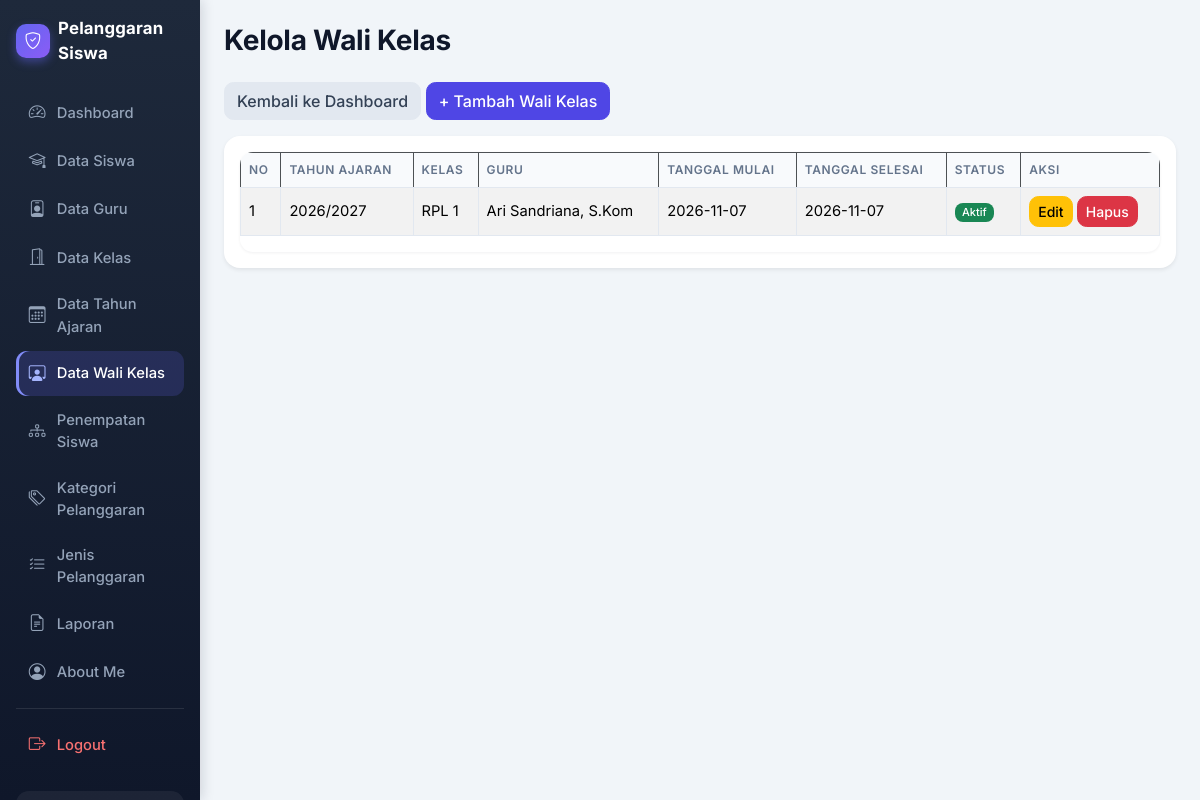
The app's page /kelola_wali_kelas.php (signed in) with its own data.
### tables this page shows
CREATE TABLE `t_wali_kelas` (
  `id` int(11) NOT NULL,
  `tahun_ajaran_id` int(11) DEFAULT NULL,
  `kelas_id` int(11) DEFAULT NULL,
  `guru_id` int(11) DEFAULT NULL,
  `tanggal_mulai` date NOT NULL,
  `tanggal_selesai` date NOT NULL,
  `status_aktif` tinyint(1) NOT NULL,
  `created_at` timestamp NOT NULL DEFAULT current_timestamp() ON UPDATE current_timestamp(),
  `updated_at` timestamp NOT NULL DEFAULT current_timestamp()
);

CREATE TABLE `t_tahun_ajaran` (
  `id` int(11) NOT NULL,
  `nama` varchar(20) DEFAULT NULL,
  `tanggal_mulai` date NOT NULL,
  `tanggal_selesai` date NOT NULL,
  `status_aktif` tinyint(1) NOT NULL,
  `created_at` timestamp NOT NULL DEFAULT current_timestamp(),
  `updated_at` timestamp NOT NULL DEFAULT current_timestamp()
);

CREATE TABLE `t_kelas` (
  `id` int(11) NOT NULL,
  `nama` varchar(100) DEFAULT NULL,
  `tingkat` varchar(20) NOT NULL,
  `jurusan` varchar(100) NOT NULL,
  `status_aktif` tinyint(1) NOT NULL,
  `created_at` timestamp NOT NULL DEFAULT current_timestamp(),
  `updated_at` timestamp NOT NULL DEFAULT current_timestamp()
);

CREATE TABLE `t_guru` (
  `id` int(11) NOT NULL,
  `nip` varchar(30) NOT NULL,
  `nama` varchar(150) DEFAULT NULL,
  `email` varchar(150) NOT NULL,
  `status_aktif` tinyint(1) NOT NULL,
  `user_id` int(11) NOT NULL,
  `created_at` timestamp NOT NULL DEFAULT current_timestamp(),
  `updated_at` timestamp NOT NULL DEFAULT current_timestamp()
);

### kelola_wali_kelas.php (the view, shortened to what this page needs)
<?php
include 'config/koneksi.php';
include_once 'includes/helper.php';
$sql = "SELECT
            w.*,
            t.nama AS nama_tahun_ajaran,
            k.nama AS nama_kelas,
            g.nama AS nama_guru
        FROM t_wali_kelas w
        LEFT JOIN t_tahun_ajaran t ON w.tahun_ajaran_id = t.id
        LEFT JOIN t_kelas k ON w.kelas_id = k.id
        LEFT JOIN t_guru g ON w.guru_id = g.id
        ORDER BY w.id DESC";
$hasil = mysqli_query($koneksi, $sql);
?>
<!DOCTYPE html>
<html lang="id">
<head>
    <link href="https://cdn.jsdelivr.net/npm/bootstrap@5.3.8/dist/css/bootstrap.min.css"
          rel="stylesheet">
    <link href="https://cdn.datatables.net/2.3.4/css/dataTables.bootstrap5.min.css"
          rel="stylesheet">
</head>
<body>
<div class="container-fluid">
    <div class="row">
        <?php include 'layout/sidebar.php'; ?>
        <main class="col-md-9 col-lg-10 p-4">
            <h1 class="mb-4">Kelola Wali Kelas</h1>
            <div class="mb-3">
                <a href="dashboard.php" class="btn btn-secondary">
                    Kembali ke Dashboard
                </a>
                <a href="tambah_wali_kelas.php" class="btn btn-primary">
                    + Tambah Wali Kelas
                </a>
            </div>
            <div class="card shadow-sm">
                <div class="card-body">
                    <div class="table-responsive">
                        <table id="tabelWaliKelas"
                               class="table table-striped table-bordered table-hover align-middle w-100">
                            <thead class="table-dark">
                                <tr>
                                    <th>No</th>
                                    <th>Tahun Ajaran</th>
                                    <th>Kelas</th>
                                    <th>Guru</th>
                                    <th>Tanggal Mulai</th>
                                    <th>Tanggal Selesai</th>
                                    <th>Status</th>
                                    <th>Aksi</th>
                                </tr>
                            </thead>
                            <tbody>
                            <?php $no = 1; while ($row = mysqli_fetch_assoc($hasil)) { ?>
                                <tr>
                                    <td><?= $no++; ?></td>
                                    <td>
                                        <?php echo htmlspecialchars($row['nama_tahun_ajaran'] ?? '-'); ?>
                                    </td>
                                    <td>
                                        <?php echo htmlspecialchars($row['nama_kelas'] ?? '-'); ?>
                                    </td>
                                    <td>
                                        <?php echo htmlspecialchars($row['nama_guru'] ?? '-'); ?>
                                    </td>
                                    <td>
                                        <?php echo htmlspecialchars($row['tanggal_mulai'] ?? ''); ?>
                                    </td>
                                    <td>
                                        <?php echo htmlspecialchars($row['tanggal_selesai'] ?? ''); ?>
                                    </td>
                                    <td>
                                        <?= badge_status($row['status_aktif']) ?>
                                    </td>
                                    <td>
                                        <a href="edit_wali_kelas.php?id=<?php echo urlencode($row['id']); ?>"
                                           class="btn btn-warning btn-sm">
                                            Edit
                                        </a>
                                        <a href="hapus_wali_kelas.php?id=<?php echo urlencode($row['id']); ?>"
                                           class="btn btn-danger btn-sm"
                                           onclick="return confirm('Yakin ingin menghapus data wali kelas ini?');">
                                            Hapus
                                        </a>
                                    </td>
                                </tr>
                            <?php } ?>
                            </tbody>
                        </table>
                    </div>
                </div>
            </div>
        </main>
    </div>
</div>
</body>
</html>

### includes/helper.php (shortened to what this page needs)
<?php
function badge_status($nilai)
{
    if ((string) $nilai === '1') {
        return '<span class="badge bg-success">Aktif</span>';
    }
    return '<span class="badge bg-secondary">Tidak Aktif</span>';
}

### layout/sidebar.php (style rules this page uses)
:root { --bs-primary: #4f46e5; --bs-primary-rgb: 79, 70, 229; --bs-body-font-family: 'Inter', system-ui, -apple-system, 'Segoe UI', Roboto, sans-serif; --sb-dark: #0f172a; --sb-dark-2: #1e293b; }
body { background: #f1f5f9; color: #334155; font-family: var(--bs-body-font-family); }
main { animation: sbFade .35s ease; }
main h1, main h2, main h3 { color: #0f172a; font-weight: 700; letter-spacing: -.01em; }
main h1 { font-size: 1.75rem; }
main .card { border: 0; border-radius: 1rem; box-shadow: 0 1px 3px rgba(15, 23, 42, .06), 0 4px 14px rgba(15, 23, 42, .05); transition: transform .15s ease, box-shadow .15s ease; }
main .table { --bs-table-bg: #fff; --bs-border-color: #e2e8f0; }
main .table thead th { background: #f8fafc; color: #64748b; font-size: .75rem; font-weight: 600; text-transform: uppercase; letter-spacing: .05em; white-space: nowrap; border-bottom: 1px solid #e2e8f0; }
main .table td { vertical-align: middle; font-size: .92rem; }
main .table-responsive { border-radius: .8rem; box-shadow: 0 1px 3px rgba(15, 23, 42, .06); background: #fff; }
main .btn { border-radius: .6rem; font-weight: 500; transition: all .15s ease; }
.btn-primary { --bs-btn-bg: #4f46e5; --bs-btn-border-color: #4f46e5; --bs-btn-hover-bg: #4338ca; --bs-btn-hover-border-color: #4338ca; --bs-btn-active-bg: #3730a3; --bs-btn-active-border-color: #3730a3; --bs-btn-disabled-bg: #4f46e5; --bs-btn-disabled-border-color: #4f46e5; --bs-btn-focus-shadow-rgb: 99, 102, 241; }
main .btn-secondary { --bs-btn-bg: #e2e8f0; --bs-btn-border-color: #e2e8f0; --bs-btn-color: #334155; --bs-btn-hover-bg: #cbd5e1; --bs-btn-hover-border-color: #cbd5e1; --bs-btn-hover-color: #0f172a; --bs-btn-active-bg: #cbd5e1; --bs-btn-active-border-color: #cbd5e1; --bs-btn-active-color: #0f172a; }
main .badge { font-weight: 500; border-radius: .5rem; }

### records on screen
t_wali_kelas: tahun_ajaran.nama "2026/2027", kelas.nama "RPL 1", guru.nama "Ari Sandriana, S.Kom", tanggal_mulai "2026-11-07", tanggal_selesai "2026-11-07", status_aktif "Aktif"

### other values on screen
$item[0] "Dashboard"
$item[0] "Data Siswa"
$item[0] "Data Guru"
$item[0] "Data Kelas"
$item[0] "Data Tahun Ajaran"
$item[0] "Data Wali Kelas"
$item[0] "Penempatan Siswa"
$item[0] "Kategori Pelanggaran"
$item[0] "Jenis Pelanggaran"
$item[0] "Laporan"
$item[0] "About Me"
